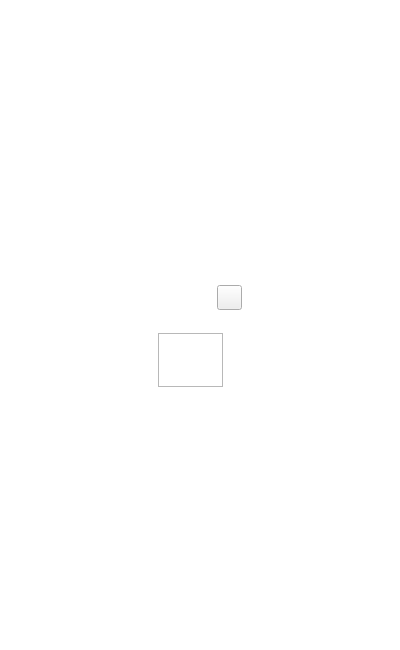
<?xml version="1.0" encoding="UTF-8"?>
<ui version="4.0">
 <class>xTopInfo</class>
 <widget class="QDialog" name="xTopInfo">
  <property name="geometry">
   <rect>
    <x>0</x>
    <y>0</y>
    <width>400</width>
    <height>650</height>
   </rect>
  </property>
  <property name="sizePolicy">
   <sizepolicy hsizetype="Fixed" vsizetype="Fixed">
    <horstretch>0</horstretch>
    <verstretch>0</verstretch>
   </sizepolicy>
  </property>
  <property name="minimumSize">
   <size>
    <width>400</width>
    <height>650</height>
   </size>
  </property>
  <property name="maximumSize">
   <size>
    <width>800</width>
    <height>1280</height>
   </size>
  </property>
  <property name="font">
   <font>
    <family>微软雅黑</family>
    <pointsize>8</pointsize>
    <weight>50</weight>
    <bold>false</bold>
   </font>
  </property>
  <property name="focusPolicy">
   <enum>Qt::NoFocus</enum>
  </property>
  <property name="contextMenuPolicy">
   <enum>Qt::NoContextMenu</enum>
  </property>
  <property name="windowTitle">
   <string notr="true">TopWindow</string>
  </property>
  <property name="styleSheet">
   <string notr="true">/* Set dialog background color */
QDialog
{
	background-color:transparent;
}
</string>
  </property>
  <layout class="QGridLayout" name="gridLayoutDialog">
   <property name="margin">
    <number>2</number>
   </property>
   <item row="0" column="1">
    <spacer name="verticalSpacerTop">
     <property name="orientation">
      <enum>Qt::Vertical</enum>
     </property>
     <property name="sizeHint" stdset="0">
      <size>
       <width>20</width>
       <height>187</height>
      </size>
     </property>
    </spacer>
   </item>
   <item row="1" column="0">
    <spacer name="horizontalSpacerLeft">
     <property name="orientation">
      <enum>Qt::Horizontal</enum>
     </property>
     <property name="sizeHint" stdset="0">
      <size>
       <width>254</width>
       <height>20</height>
      </size>
     </property>
    </spacer>
   </item>
   <item row="1" column="1">
    <layout class="QVBoxLayout" name="verticalLayoutInformation">
     <property name="spacing">
      <number>0</number>
     </property>
     <item>
      <widget class="QFrame" name="frameTitle">
       <property name="sizePolicy">
        <sizepolicy hsizetype="Preferred" vsizetype="Fixed">
         <horstretch>0</horstretch>
         <verstretch>0</verstretch>
        </sizepolicy>
       </property>
       <property name="minimumSize">
        <size>
         <width>0</width>
         <height>35</height>
        </size>
       </property>
       <property name="maximumSize">
        <size>
         <width>16777215</width>
         <height>70</height>
        </size>
       </property>
       <property name="font">
        <font>
         <family>微软雅黑</family>
         <pointsize>8</pointsize>
         <weight>50</weight>
         <bold>false</bold>
        </font>
       </property>
       <property name="styleSheet">
        <string notr="true">QFrame#frameTitle
{
	background-color: transparent;
	border-image: url(:/img/widget/DialogTitle.png) 0 12 0 12;
	border-left: 12px transparent;
	border-right: 12px transparent;
}
</string>
       </property>
       <property name="frameShape">
        <enum>QFrame::NoFrame</enum>
       </property>
       <property name="frameShadow">
        <enum>QFrame::Raised</enum>
       </property>
       <layout class="QHBoxLayout" name="horizontalLayoutTitle">
        <property name="spacing">
         <number>4</number>
        </property>
        <property name="margin">
         <number>0</number>
        </property>
        <item>
         <widget class="QLabel" name="labelTitle">
          <property name="sizePolicy">
           <sizepolicy hsizetype="Preferred" vsizetype="Fixed">
            <horstretch>0</horstretch>
            <verstretch>0</verstretch>
           </sizepolicy>
          </property>
          <property name="minimumSize">
           <size>
            <width>0</width>
            <height>35</height>
           </size>
          </property>
          <property name="maximumSize">
           <size>
            <width>16777215</width>
            <height>35</height>
           </size>
          </property>
          <property name="font">
           <font>
            <family>微软雅黑</family>
            <pointsize>8</pointsize>
            <weight>50</weight>
            <bold>false</bold>
           </font>
          </property>
          <property name="styleSheet">
           <string notr="true">QLabel#labelTitle
{
	color: white;
}</string>
          </property>
          <property name="frameShape">
           <enum>QFrame::NoFrame</enum>
          </property>
          <property name="text">
           <string notr="true">顶层消息框</string>
          </property>
         </widget>
        </item>
        <item>
         <widget class="xPushButton" name="pushButtonClose">
          <property name="sizePolicy">
           <sizepolicy hsizetype="Fixed" vsizetype="Fixed">
            <horstretch>0</horstretch>
            <verstretch>0</verstretch>
           </sizepolicy>
          </property>
          <property name="minimumSize">
           <size>
            <width>25</width>
            <height>25</height>
           </size>
          </property>
          <property name="maximumSize">
           <size>
            <width>25</width>
            <height>25</height>
           </size>
          </property>
          <property name="font">
           <font>
            <family>微软雅黑</family>
            <pointsize>8</pointsize>
            <italic>false</italic>
           </font>
          </property>
          <property name="focusPolicy">
           <enum>Qt::NoFocus</enum>
          </property>
          <property name="contextMenuPolicy">
           <enum>Qt::NoContextMenu</enum>
          </property>
          <property name="styleSheet">
           <string notr="true">QPushButton#pushButtonClose:enabled:!pressed
{
	border-image: url(:/img/widget/BtnCloseNormal.png);
}

QPushButton#pushButtonClose:enabled:pressed
{
	border-image: url(:/img/widget/BtnClosePress.png);
}

QPushButton#pushButtonClose:disabled
{
	border-image: url(:/img/widget/BtnCloseDisable.png);
}

</string>
          </property>
          <property name="text">
           <string notr="true"/>
          </property>
          <property name="iconSize">
           <size>
            <width>32</width>
            <height>32</height>
           </size>
          </property>
         </widget>
        </item>
       </layout>
      </widget>
     </item>
     <item>
      <widget class="QFrame" name="frameMainArea">
       <property name="sizePolicy">
        <sizepolicy hsizetype="Expanding" vsizetype="MinimumExpanding">
         <horstretch>0</horstretch>
         <verstretch>0</verstretch>
        </sizepolicy>
       </property>
       <property name="minimumSize">
        <size>
         <width>350</width>
         <height>262</height>
        </size>
       </property>
       <property name="maximumSize">
        <size>
         <width>700</width>
         <height>525</height>
        </size>
       </property>
       <property name="font">
        <font>
         <family>微软雅黑</family>
         <pointsize>8</pointsize>
         <weight>50</weight>
         <bold>false</bold>
        </font>
       </property>
       <property name="styleSheet">
        <string notr="true"/>
       </property>
       <property name="frameShape">
        <enum>QFrame::StyledPanel</enum>
       </property>
       <property name="frameShadow">
        <enum>QFrame::Raised</enum>
       </property>
       <property name="IsMainArea" stdset="0">
        <bool>true</bool>
       </property>
       <layout class="QVBoxLayout" name="verticalLayoutMainArea">
        <property name="spacing">
         <number>2</number>
        </property>
        <property name="sizeConstraint">
         <enum>QLayout::SetFixedSize</enum>
        </property>
        <property name="margin">
         <number>2</number>
        </property>
        <item>
         <layout class="QHBoxLayout" name="horizontalLayout">
          <property name="spacing">
           <number>5</number>
          </property>
          <property name="sizeConstraint">
           <enum>QLayout::SetMinimumSize</enum>
          </property>
          <item>
           <layout class="QVBoxLayout" name="verticalLayout">
            <property name="spacing">
             <number>0</number>
            </property>
            <property name="sizeConstraint">
             <enum>QLayout::SetMinimumSize</enum>
            </property>
            <item>
             <widget class="QLabel" name="labelImage">
              <property name="sizePolicy">
               <sizepolicy hsizetype="Fixed" vsizetype="Fixed">
                <horstretch>0</horstretch>
                <verstretch>0</verstretch>
               </sizepolicy>
              </property>
              <property name="minimumSize">
               <size>
                <width>48</width>
                <height>48</height>
               </size>
              </property>
              <property name="maximumSize">
               <size>
                <width>48</width>
                <height>48</height>
               </size>
              </property>
              <property name="font">
               <font>
                <family>微软雅黑</family>
                <pointsize>8</pointsize>
               </font>
              </property>
              <property name="frameShape">
               <enum>QFrame::NoFrame</enum>
              </property>
              <property name="text">
               <string notr="true"/>
              </property>
             </widget>
            </item>
            <item>
             <spacer name="verticalSpacer">
              <property name="orientation">
               <enum>Qt::Vertical</enum>
              </property>
              <property name="sizeType">
               <enum>QSizePolicy::MinimumExpanding</enum>
              </property>
              <property name="sizeHint" stdset="0">
               <size>
                <width>20</width>
                <height>0</height>
               </size>
              </property>
             </spacer>
            </item>
           </layout>
          </item>
          <item>
           <widget class="QLabel" name="labelMessage">
            <property name="sizePolicy">
             <sizepolicy hsizetype="Expanding" vsizetype="MinimumExpanding">
              <horstretch>0</horstretch>
              <verstretch>0</verstretch>
             </sizepolicy>
            </property>
            <property name="minimumSize">
             <size>
              <width>0</width>
              <height>25</height>
             </size>
            </property>
            <property name="maximumSize">
             <size>
              <width>500</width>
              <height>300</height>
             </size>
            </property>
            <property name="font">
             <font>
              <family>微软雅黑</family>
              <pointsize>8</pointsize>
              <weight>50</weight>
              <bold>false</bold>
             </font>
            </property>
            <property name="styleSheet">
             <string notr="true"/>
            </property>
            <property name="frameShape">
             <enum>QFrame::NoFrame</enum>
            </property>
            <property name="text">
             <string notr="true"/>
            </property>
            <property name="alignment">
             <set>Qt::AlignLeading|Qt::AlignLeft|Qt::AlignVCenter</set>
            </property>
            <property name="wordWrap">
             <bool>true</bool>
            </property>
            <property name="margin">
             <number>2</number>
            </property>
            <property name="textInteractionFlags">
             <set>Qt::NoTextInteraction</set>
            </property>
           </widget>
          </item>
         </layout>
        </item>
       </layout>
      </widget>
     </item>
    </layout>
   </item>
   <item row="1" column="2">
    <spacer name="horizontalSpacerRight">
     <property name="orientation">
      <enum>Qt::Horizontal</enum>
     </property>
     <property name="sizeHint" stdset="0">
      <size>
       <width>254</width>
       <height>20</height>
      </size>
     </property>
    </spacer>
   </item>
   <item row="2" column="1">
    <spacer name="verticalSpacerBottom">
     <property name="orientation">
      <enum>Qt::Vertical</enum>
     </property>
     <property name="sizeHint" stdset="0">
      <size>
       <width>20</width>
       <height>187</height>
      </size>
     </property>
    </spacer>
   </item>
  </layout>
 </widget>
 <customwidgets>
  <customwidget>
   <class>xPushButton</class>
   <extends>QPushButton</extends>
   <header>xpushbutton.h</header>
  </customwidget>
 </customwidgets>
 <resources/>
 <connections>
  <connection>
   <sender>pushButtonClose</sender>
   <signal>clicked()</signal>
   <receiver>xTopInfo</receiver>
   <slot>hide()</slot>
   <hints>
    <hint type="sourcelabel">
     <x>161</x>
     <y>49</y>
    </hint>
    <hint type="destinationlabel">
     <x>310</x>
     <y>49</y>
    </hint>
   </hints>
  </connection>
 </connections>
</ui>
